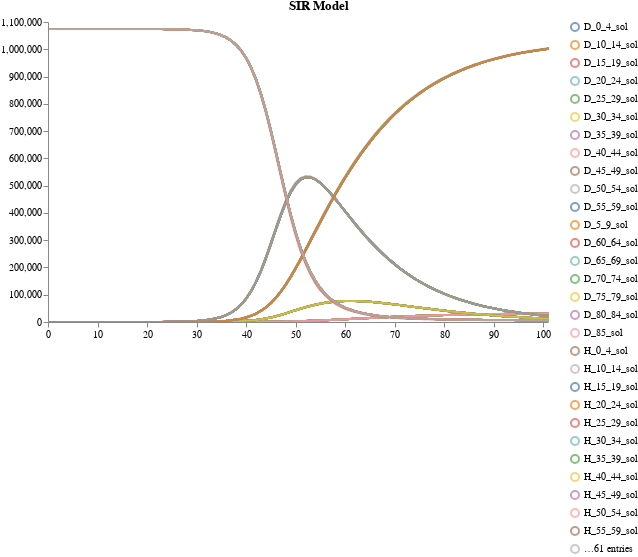

The code cell stored with this chart in its notebook:
### Code cell
result = load_and_sample_petri_model(model6_location, num_samples, timepoints=timepoints, time_unit="days", visual_options={"title": "SIR Model", "subset": ".*_sol"})
plots.ipy_display(result["visual"])

### Figure 1 — Vega specification as saved in the notebook (floating-point values rounded to 4 significant figures; data arrays with more than 128 entries replaced by an {"elided": "..."} marker saying what was removed)
{"$schema": "https://vega.github.io/schema/vega/v5.json", "axes": [{"name": "x_axis", "orient": "bottom", "scale": "xscale", "zindex": 100}, {"name": "y_axis", "orient": "left", "scale": "yscale", "zindex": 100}], "data": [{"name": "distributions", "values": {"elided": "9180 records"}}, {"name": "traces", "transform": [{"expr": "isValid(datum.value)", "type": "filter"}], "values": []}, {"name": "points", "values": []}, {"name": "markers", "values": []}, {"name": "selected", "on": [{"remove": true, "trigger": "clear"}, {"remove": true, "trigger": "!shift"}, {"insert": "clicked", "trigger": "!shift && clicked"}, {"toggle": "clicked", "trigger": "shift && clicked"}]}], "height": 300, "legends": [{"encode": {"labels": {"interactive": true, "name": "legendLabel", "update": {"opacity": [{"test": "!length(data('selected')) || indata('selected', 'value', datum.value)", "value": 1}, {"value": 0.25}]}}, "symbols": {"interactive": true, "name": "legendSymbol", "update": {"fill": {"value": "transparent"}, "opacity": [{"test": "!length(data('selected')) || indata('selected', 'value', datum.value)", "value": 0.7}, {"value": 0.15}], "size": {"value": 64}, "strokeWidth": {"value": 2}}}}, "name": "color_legend", "stroke": "color"}], "marks": [{"from": {"facet": {"data": "points", "groupby": "trajectory", "name": "points_split"}}, "marks": [{"encode": {"hover": {"fillOpacity": {"value": 0.9}}, "update": {"fill": {"field": "trajectory", "scale": "color"}, "fillOpacity": [{"test": "!length(data('selected')) || indata('selected', 'value', datum.trajectory)", "value": 0.5}, {"value": 0.15}], "size": {"value": 10}, "stroke": {"field": "trajectory", "scale": "color"}, "strokeOpacity": [{"test": "!length(data('selected')) || indata('selected', 'value', datum.trajectory)", "value": 0.75}, {"value": 0.15}], "strokeWidth": {"value": 2}, "tooltip": {"field": "value"}, "x": {"field": "timepoint", "scale": "xscale"}, "y": {"field": "value", "scale": "yscale"}}}, "from": {"data": "points"}, "name": "_points_symbol", "type": "symbol", "zindex": 3}, {"encode": {"hover": {"fillOpacity": {"value": 0.9}}, "update": {"interpolate": {"value": "linear"}, "stroke": {"field": "trajectory", "scale": "color"}, "strokeOpacity": [{"test": "!length(data('selected')) || indata('selected', 'value', datum.trajectory)", "value": 0.3}, {"value": 0.1}], "strokeWidth": {"value": 2}, "x": {"field": "timepoint", "scale": "xscale"}, "y": {"field": "value", "scale": "yscale"}}}, "from": {"data": "points"}, "name": "_points_line", "type": "line", "zindex": 3}], "name": "_points", "type": "group", "zindex": 3}, {"from": {"facet": {"data": "traces", "groupby": "trajectory", "name": "traces_split"}}, "marks": [{"encode": {"hover": {"fillOpacity": {"value": 0.9}}, "update": {"interpolate": {"value": "linear"}, "stroke": {"field": "trajectory", "scale": "color"}, "strokeOpacity": [{"test": "!length(data('selected')) || indata('selected', 'value', datum.trajectory)", "value": 0.75}, {"value": 0.15}], "strokeWidth": {"value": 2}, "x": {"field": "timepoint", "scale": "xscale"}, "y": {"field": "value", "scale": "yscale"}}}, "from": {"data": "traces_split"}, "name": "_traces_lines", "type": "line"}], "name": "_traces", "type": "group", "zindex": 2}, {"from": {"facet": {"data": "distributions", "groupby": "trajectory", "name": "trajectory_split"}}, "marks": [{"encode": {"hover": {"fillOpacity": {"value": 0.9}}, "update": {"fill": {"field": "trajectory", "scale": "color"}, "fillOpacity": [{"test": "!length(data('selected')) || indata('selected', 'value', datum.trajectory)", "value": 0.5}, {"value": 0.15}], "interpolate": {"value": "linear"}, "stroke": {"field": "trajectory", "scale": "color"}, "strokeOpacity": [{"test": "!length(data('selected')) || indata('selected', 'value', datum.trajectory)", "value": 0.75}, {"value": 0.15}], "strokeWidth": {"value": 2}, "x": {"field": "timepoint", "scale": "xscale"}, "y": {"field": "upper", "scale": "yscale"}, "y2": {"field": "lower", "scale": "yscale"}}}, "from": {"data": "trajectory_split"}, "type": "area"}], "name": "_distributions", "type": "group", "zindex": 1}, {"marks": [{"encode": {"enter": {"stroke": {"value": "lightgray"}}, "update": {"opacity": {"value": 1}, "x": {"field": "timepoint", "scale": "xscale"}, "y": {"signal": "height"}, "y2": {"value": 0}}}, "from": {"data": "markers"}, "name": "_marker text", "type": "rule"}, {"encode": {"enter": {"fontSize": {"value": 8}, "text": {"field": "datum.label"}, "y": {"value": 0}}}, "from": {"data": "_marker text"}, "name": "_marker flags", "transform": [{"as": ["x", "_y", "opacity", "align", "baseline"], "lineAnchor": "start", "offset": [1], "size": {"signal": "[width, height]"}, "type": "label"}], "type": "text"}], "name": "_markers", "type": "group"}], "scales": [{"domain": {"fields": [{"data": "distributions", "field": "timepoint"}, {"data": "traces", "field": "timepoint"}, {"data": "points", "field": "timepoint"}, {"data": "markers", "field": "timepoint"}]}, "name": "xscale", "range": "width", "type": "linear", "zero": false}, {"domain": {"fields": [{"data": "distributions", "field": "lower"}, {"data": "distributions", "field": "upper"}, {"data": "traces", "field": "value"}, {"data": "points", "field": "value"}]}, "name": "yscale", "nice": true, "range": "height", "type": "linear", "zero": true}, {"domain": {"fields": [{"data": "distributions", "field": "trajectory"}, {"data": "traces", "field": "trajectory"}, {"data": "points", "field": "trajectory"}]}, "name": "color", "range": "category", "type": "ordinal"}], "signals": [{"name": "clear", "on": [{"events": "mouseup[!event.item]", "force": true, "update": "true"}], "value": true}, {"name": "shift", "on": [{"events": "@legendSymbol:click, @legendLabel:click", "force": true, "update": "event.shiftKey"}], "value": false}, {"name": "clicked", "on": [{"events": "@legendSymbol:click, @legendLabel:click", "force": true, "update": "{value: datum.value}"}], "value": null}], "title": "SIR Model", "width": 500}
